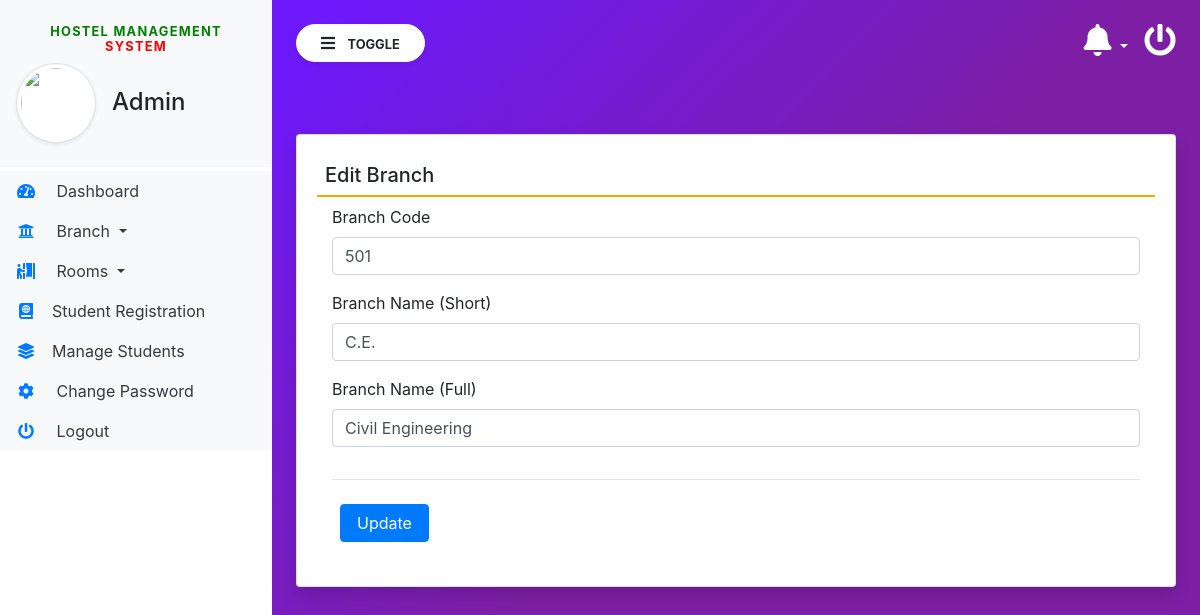
Page /edit_Course/7 (signed in) on the committed database.
### hostel/models.py (models this page shows, shortened)
class Courses(models.Model):
    course_code = models.CharField(max_length=255, null=True)
    course_sn = models.CharField(max_length=100, null=True)
    course_fn = models.CharField(max_length=255, null=True)
    posting_date = models.DateTimeField(auto_now_add=True)

### hostel/views.py (the view, shortened to what this page needs)
# urls.py: path('edit_Course/<int:pid>', edit_Course, name='edit_Course'),
def edit_Course(request, pid):
    if not request.user.is_authenticated:
        return redirect('admin_login')
    error = ""
    course = Courses.objects.get(id=pid)
    return render(request, 'edit_Course.html', locals())

### hostel/templates/edit_Course.html (shortened to what this page needs)
{% extends 'admin_base.html' %}
{% block main  %}
<div class="card shadow mt-5">
    <div class="card-body">
        <h5 class="p-2" style="border-bottom: 2px solid orange;">Edit Branch </h5>
        <div class="container-fluid">
            <form method="POST">
                <div class="form-row">
                    <div class="col-sm-12">
                        <div class="form-group">
                            <label>Branch Code</label>
                            <input type="text" name="course_code" class="form-control" value="{{course.course_code}}" required>
                        </div>
                    </div>
                    <div class="col-sm-12">
                        <div class="form-group">
                            <label>Branch Name (Short)</label>
                            <input type="text" name="course_sn" class="form-control" value="{{course.course_sn}}" required>
                        </div>
                    </div>
                    <div class="col-sm-12">
                        <div class="form-group">
                            <label>Branch Name (Full)</label>
                            <input type="text" name="course_fn" class="form-control" value="{{course.course_fn}}" required>
                        </div>
                    </div>
                </div>
                <hr>
                <input type="submit" value="Update" class="m-2 px-3 btn btn-primary">
            </form>
        </div>
    </div>
</div>
{% endblock %}

### hostel/static/css/sidebar.css (style rules this page uses)
body { background-image : linear-gradient(135.9deg,rgba(109,25,252,1) 16.4%,rgba(125,31,165,1) 56.1%); min-height:100vh; }

### rows in the picture
Courses: course_code "501", course_sn "C.E.", course_fn "Civil Engineering"
